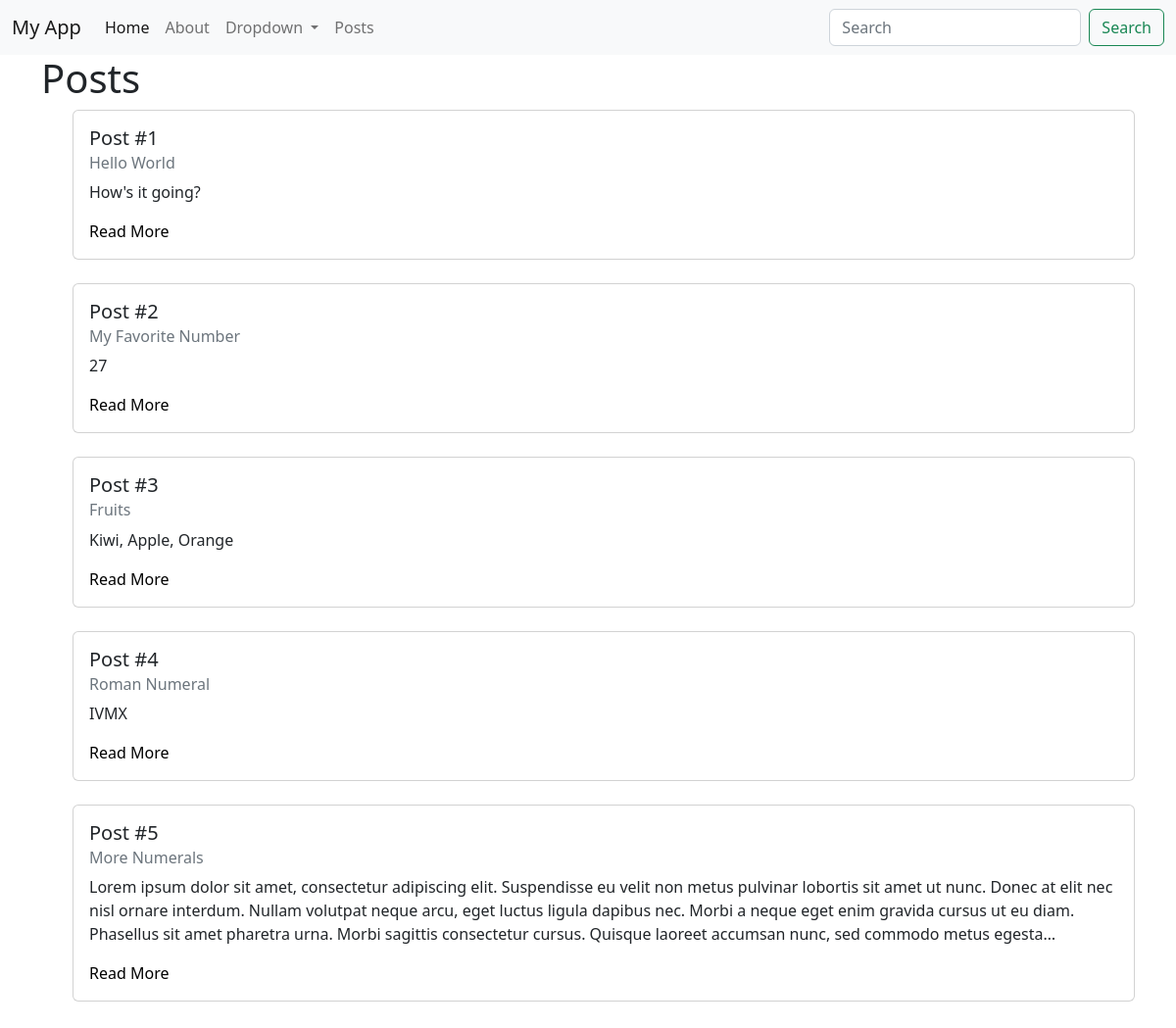
/posts/, run on the app's committed database.
### posts/models.py (models this page shows, shortened)
class Post(models.Model):
    title = models.CharField(max_length=256)
    body = models.TextField()
    created_on = models.DateTimeField(auto_now_add=True)

### posts/views.py (the view)
# urls.py: path('', PostListView.as_view(), name='post_list'),
class PostListView(ListView):
    template_name = "posts/list.html"
    model = Post

### templates/posts/list.html (shortened to what this page needs)
{% extends 'base.html' %}
{% load static %}
{% block content %}
<h1>Posts</h1>
<ul>
    {% for post in post_list %}
    <div class="card">
        <div class="card-body">
          <h5 class="card-title">Post #{{ post.id }}</h5>
          <h6 class="card-subtitle mb-2 text-muted">{{ post.title }}</h6>
          <p class="card-text" id="id_post_body">{{ post.body|truncatechars:400 }}</p>
          <a href="{% url 'post_detail' post.id %}" class="card-link">Read More</a>
        </div>
      </div>
      <br>
    {% endfor %}
</ul>
{% endblock content %}

### templates/base.html (shortened to what this page needs)
{% load static %}
<!DOCTYPE html>
<html lang="en">
<head>
    <link href="https://cdn.jsdelivr.net/npm/bootstrap@5.2.0-beta1/dist/css/bootstrap.min.css" rel="stylesheet">
    <link rel="stylesheet" href="{% static 'css/base.css' %}">
</head>
<body>
    <nav class="navbar navbar-expand-lg bg-light">
        <div class="container-fluid">
          <a class="navbar-brand" href="{% url 'home' %}">My App</a>
          <div class="collapse navbar-collapse" id="navbarSupportedContent">
            <ul class="navbar-nav me-auto mb-2 mb-lg-0">
              <li class="nav-item">
                <a class="nav-link active" aria-current="page" href="{% url 'home' %}">Home</a>
              </li>
              <li class="nav-item">
                <a class="nav-link" href="{% url 'about' %}">About</a>
              </li>
              <li class="nav-item dropdown">
                <a class="nav-link dropdown-toggle" href="#" id="navbarDropdown" role="button" data-bs-toggle="dropdown" aria-expanded="false">
                  Dropdown
                </a>
            </li>
            <li class="nav-item">
                <a class="nav-link" href="{% url 'post_list' %}">Posts</a>
              </li>
            </ul>
            <form class="d-flex" role="search">
              <input class="form-control me-2" type="search" placeholder="Search" aria-label="Search">
              <button class="btn btn-outline-success" type="submit">Search</button>
            </form>
          </div>
        </div>
      </nav>
    <div class="container">
        {% block content %}
        {% endblock content %}
    </div>
</body>
</html>

### static/css/base.css (style rules this page uses)
a { text-decoration: none; color: black; }

### data on the page
Post: id "1", title "Hello World", body "How's it going?"
Post: id "2", title "My Favorite Number", body "27"
Post: id "3", title "Fruits", body "Kiwi, Apple, Orange"
Post: id "4", title "Roman Numeral", body "IVMX"
Post: id "5", title "More Numerals", body "Lorem ipsum dolor sit amet, consectetur adipiscing elit. Suspendisse eu velit non metus pulvinar lobortis sit amet ut nunc. Donec at elit nec nisl ornare interdum. Nullam volutpat neque arcu, eget luctus ligula dapibus nec. Morbi a neque eget enim gravida cursus ut eu diam. Phasellus sit amet pharetra urna. Morbi sagittis consectetur cursus. Quisque laoreet accumsan nunc, sed commodo metus egesta…"
